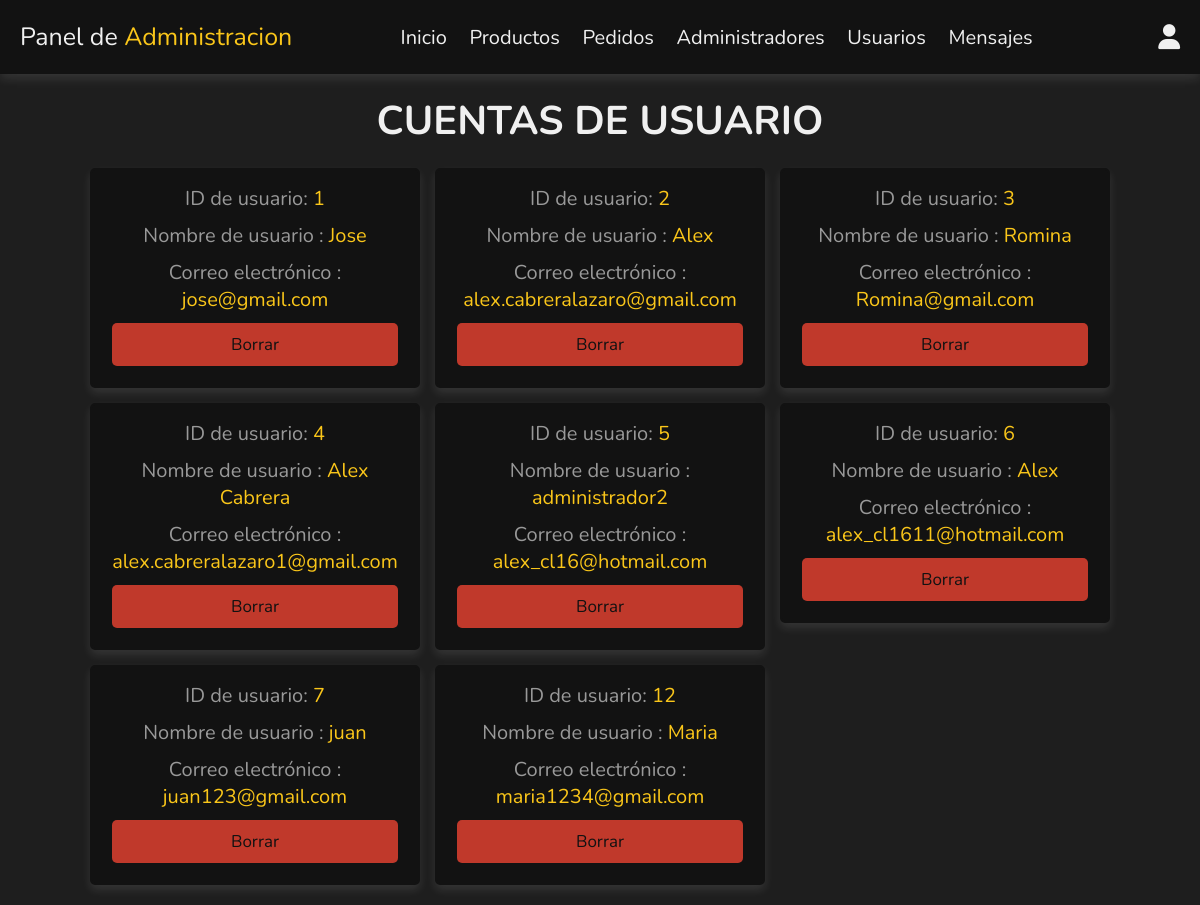
Screenshot of /admin/users_accounts.php (signed in) with the database file from the repository.
### tables this page shows
CREATE TABLE `users` (
  `id` int(11) NOT NULL,
  `name` varchar(20) NOT NULL,
  `email` varchar(50) NOT NULL,
  `password` varchar(50) NOT NULL
);

### admin/users_accounts.php (the view, shortened to what this page needs)
<?php
include '../components/connect.php';
?>
<!DOCTYPE html>
<html lang="en">
<head>
   <link rel="stylesheet" href="https://cdnjs.cloudflare.com/ajax/libs/font-awesome/6.1.1/css/all.min.css">
   <link rel="stylesheet" href="../css/admin_style.css">
</head>
<body>
<?php include '../components/admin_header.php'; ?>
<section class="accounts">
   <h1 class="heading">Cuentas de usuario</h1>
   <div class="box-container">
   <?php
      $select_accounts = $conn->prepare("SELECT * FROM `users`");
      $select_accounts->execute();
      if($select_accounts->rowCount() > 0){
         while($fetch_accounts = $select_accounts->fetch(PDO::FETCH_ASSOC)){
   ?>
   <div class="box">
      <p> ID de usuario: <span><?= $fetch_accounts['id']; ?></span> </p>
      <p> Nombre de usuario : <span><?= $fetch_accounts['name']; ?></span> </p>
      <p> Correo electrónico : <span><?= $fetch_accounts['email']; ?></span> </p>
      <a href="users_accounts.php?delete=<?= $fetch_accounts['id']; ?>" onclick="return confirm('¿Eliminar esta cuenta? ¡La información relacionada con el usuario también se eliminará!')" class="delete-btn">Borrar</a>
   </div>
   <?php
         }
      }else{
         echo '<p class="empty">¡No hay cuentas disponibles!</p>';
      }
   ?>
   </div>
</section>
</body>
</html>

### css/admin_style.css (style rules this page uses)
:root { --main-color: #fac61a; --orange: #d67e22; --red: #c0392b; --black: #f0f0f0; --white: #121212; --light-color: #999; --light-bg: #1e1e1e; --anticuchera-beny: #ff2424; --border:.2rem solid var(--white); --box-shadow:0 .5rem 1rem rgba(255, 255, 255, .1); --navbar: #fac61a; }
* { font-family: 'Nunito', sans-serif; margin:0; padding:0; box-sizing: border-box; outline: none; border:none; text-decoration: none; }
html { font-size: 62.5%; overflow-x: hidden; }
body { background-color: var(--light-bg); }
section { padding:2rem; max-width: 1200px; margin:0 auto; }
.heading { font-size: 4rem; color:var(--black); margin-bottom: 2rem; text-align: center; text-transform: uppercase; }
.btn, .delete-btn, .option-btn { display: block; width: 100%; margin-top: 1rem; border-radius: .5rem; padding:1rem 3rem; font-size: 1.7rem; text-transform: capitalize; color:var(--white); cursor: pointer; text-align: center; }
.delete-btn { background-color: var(--red); }
.accounts .box-container { display: grid; grid-template-columns: repeat(auto-fit, 33rem); gap:1.5rem; align-items: flex-start; justify-content: center; }
.accounts .box-container .box { padding:2rem; padding-top: .5rem; border-radius: .5rem; text-align: center; border:var(--border); background-color: var(--white); box-shadow: var(--box-shadow); }
.accounts .box-container .box p { font-size: 2rem; color:var(--light-color); margin: 1rem 0; }
.accounts .box-container .box p span { color:var(--main-color); }

### rows the page displays
users: id "1", name "Jose", email "jose@gmail.com"
users: id "2", name "Alex", email "alex.cabreralazaro@gmail.com"
users: id "3", name "Romina", email "Romina@gmail.com"
users: id "4", name "Alex Cabrera", email "alex.cabreralazaro1@gmail.com"
users: id "5", name "administrador2", email "alex_cl16@hotmail.com"
users: id "6", name "Alex", email "alex_cl1611@hotmail.com"
users: id "7", name "juan", email "juan123@gmail.com"
users: id "12", name "Maria", email "maria1234@gmail.com"
